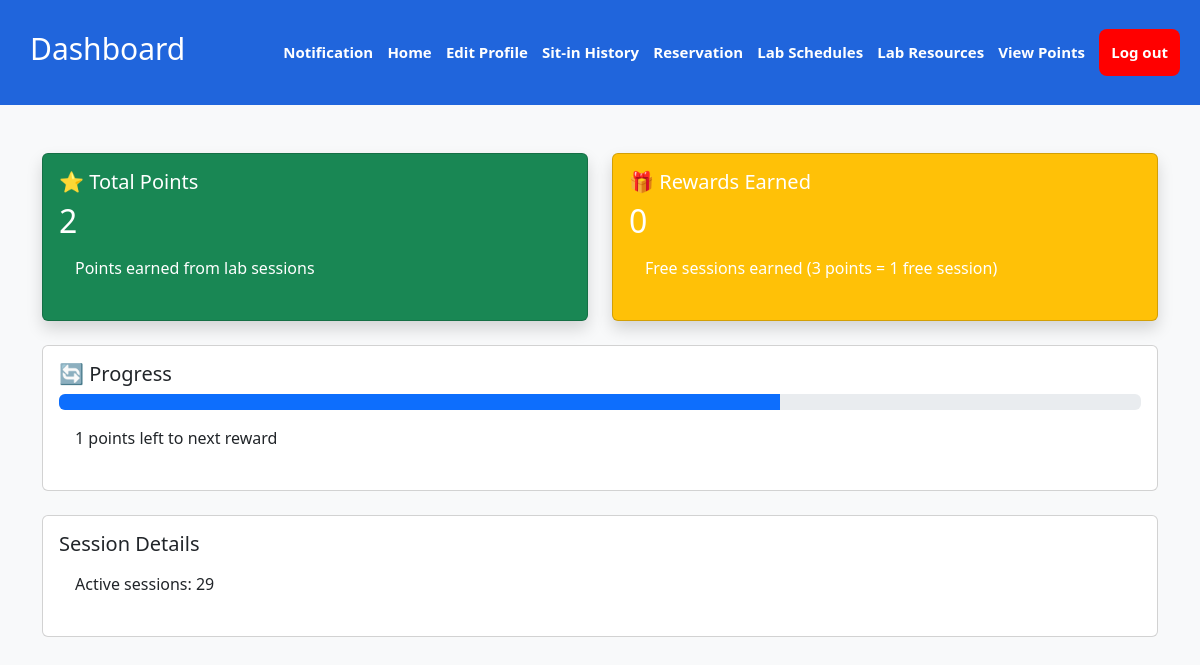
The app's page /view_points.php (signed in) with its own data.
### tables this page shows
CREATE TABLE `userstbl` (
  `idno` int(11) NOT NULL,
  `lastname` varchar(255) NOT NULL,
  `firstname` varchar(255) NOT NULL,
  `middlename` varchar(255) NOT NULL,
  `email` varchar(255) NOT NULL,
  `course` varchar(255) NOT NULL,
  `level` int(11) NOT NULL,
  `password` varchar(255) NOT NULL,
  `sessions` int(11) NOT NULL DEFAULT 30,
  `labs` varchar(255) DEFAULT NULL,
  `purpose` varchar(255) DEFAULT NULL,
  `date_login` date DEFAULT NULL,
  `login_date` time DEFAULT NULL,
  `status` varchar(255) DEFAULT NULL,
  `points` int(11) DEFAULT 0,
  `claimed_rewards` int(11) DEFAULT 0
);

### view_points.php (the view, shortened to what this page needs)
<?php
include('db.php');
$user_id = $_SESSION['idno'];
$totalPoints = $claimedRewards = $sessions = 0;
$stmt = $connection->prepare("SELECT points, claimed_rewards, sessions FROM userstbl WHERE idno = ?");
$stmt->bind_param("i", $user_id);
$stmt->execute();
$stmt->bind_result($totalPoints, $claimedRewards, $sessions);
$pointsToNextReward = 3 - ($totalPoints % 3);
?>
<!DOCTYPE html>
<html lang="en">
<head>
    <link rel="stylesheet" href="assets/styles.css?v=<?php echo time(); ?>">
    <link href="https://cdn.jsdelivr.net/npm/bootstrap@5.3.0/dist/css/bootstrap.min.css" rel="stylesheet">
</head>
<body class="bg-light">
<nav>
    <h1>Dashboard</h1>
    <div class="nav-links" id="nav-links">
        <a href=""> Notification</a>
        <a id="home-nav" href="#"> Home</a>
        <a href="editprofile.php"> Edit Profile</a>
        <a href="sitin-history.php">Sit-in History</a>
        <a href="reservation.php"> Reservation</a>
        <a href="lab_schedule_student.php">Lab Schedules</a>
        <a href="lab_resources_view.php">Lab Resources</a>
        <a href="view_points.php">View Points</a>
        <a href="index.php" class="logout-btn" id="logoutbtn"> Log out </a>
    </div>
</nav>
<div class="container mt-5">
    <div class="row mb-4">
        <div class="col-md-6">
            <div class="card text-white bg-success shadow">
                <div class="card-body">
                    <h5 class="card-title">⭐ Total Points</h5>
                    <h2><?= $totalPoints ?></h2>
                    <p>Points earned from lab sessions</p>
                </div>
            </div>
        </div>
        <div class="col-md-6">
            <div class="card text-white bg-warning shadow">
                <div class="card-body">
                    <h5 class="card-title">🎁 Rewards Earned</h5>
                    <h2><?= $claimedRewards ?></h2>
                    <p>Free sessions earned (3 points = 1 free session)</p>
                </div>
            </div>
        </div>
    </div>
    <div class="card mb-4">
        <div class="card-body">
            <h5 class="card-title">🔄 Progress</h5>
            <div class="progress">
                <div class="progress-bar" role="progressbar" style="width: <?= ($totalPoints % 3) * 33.33 ?>%" aria-valuenow="<?= $pointsToNextReward ?>" aria-valuemin="0" aria-valuemax="3"></div>
            </div>
            <p class="mt-2"><?= $pointsToNextReward ?> points left to next reward</p>
        </div>
    </div>
    <div class="card">
        <div class="card-body">
            <h5 class="card-title">Session Details</h5>
            <p>Active sessions: <?= $sessions ?></p>
        </div>
    </div>
</div>
</body>
</html>

### assets/styles.css (style rules this page uses)
body { margin: 0; padding: 0; font-family: sans-serif; background-color: gainsboro; }
nav { display: flex; flex-direction: row; justify-content: space-between; align-items: center; padding: 10px; background-color: rgb(32, 101, 220); color: white; }
nav h1 { margin-left: 20px; font-size: 30px; }
nav a { text-decoration: none; color: white; margin-right: 10px; font-weight: bold; font-size: 15px; transition: color 0.3s ease-in, text-decoration 0.3s ease-in-out; display: inline-block; white-space: normal; }
p, h4, h3 { margin: 8px 8px; padding: 8px 8px; }
.logout-btn { background-color: red; padding: 12px; text-decoration: none; border-radius: 8px; }

### view_points.php (style rules this page uses)
nav { height: 105px; }

### records on screen
userstbl: points "2", claimed_rewards "0", points "1", sessions "29"
